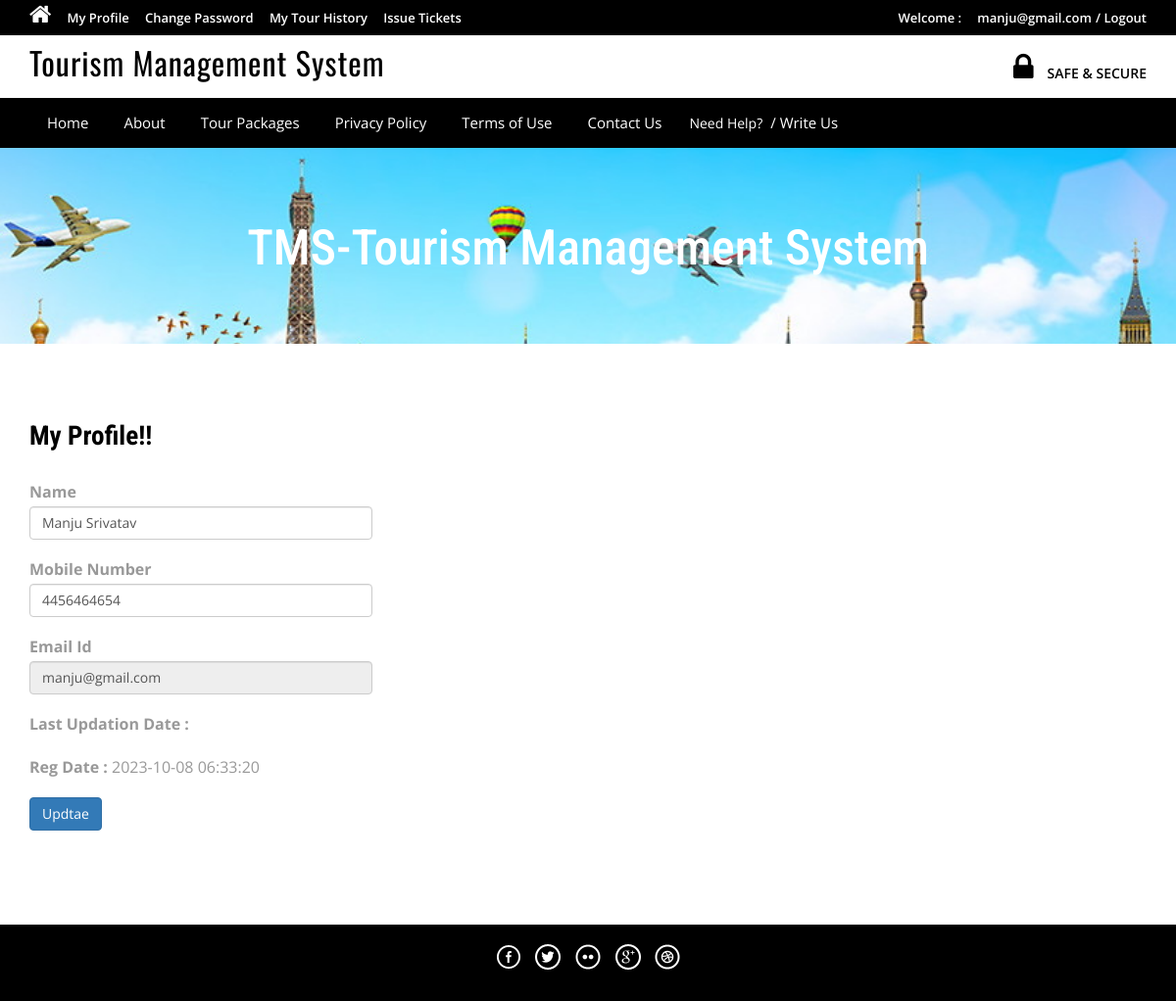
Page /profile.php (signed in) on the committed database.
### tables this page shows
CREATE TABLE `tblusers` (
  `id` int(11) NOT NULL,
  `FullName` varchar(100) DEFAULT NULL,
  `MobileNumber` char(10) DEFAULT NULL,
  `EmailId` varchar(70) DEFAULT NULL,
  `Password` varchar(100) DEFAULT NULL,
  `RegDate` timestamp NULL DEFAULT current_timestamp(),
  `UpdationDate` timestamp NULL DEFAULT NULL ON UPDATE current_timestamp()
);

### profile.php (the view, shortened to what this page needs)
<?php
include('includes/config.php');
if(strlen($_SESSION['login'])==0)
	{
header('location:index.php');
}
else{
?>
<!DOCTYPE HTML>
<html>
<head>
<link href="css/bootstrap.css" rel='stylesheet' type='text/css' />
<link href="css/style.css" rel='stylesheet' type='text/css' />
<link href="css/font-awesome.css" rel="stylesheet">
<link href="css/animate.css" rel="stylesheet" type="text/css" media="all">
</head>
<body>
<div class="top-header">
<?php include('includes/header.php');?>
<div class="banner-1 ">
	<div class="container">
		<h1 class="wow zoomIn animated animated" data-wow-delay=".5s" style="visibility: visible; animation-delay: 0.5s; animation-name: zoomIn;">TMS-Tourism Management System</h1>
	</div>
</div>
<div class="privacy">
	<div class="container">
		<h3 class="wow fadeInDown animated animated" data-wow-delay=".5s" style="visibility: visible; animation-delay: 0.5s; animation-name: fadeInDown;">My Profile!!</h3>
		<form name="chngpwd" method="post">
<?php
$useremail=$_SESSION['login'];
$sql = "SELECT * from tblusers where EmailId=:useremail";
$query = $dbh -> prepare($sql);
$query -> bindParam(':useremail',$useremail, PDO::PARAM_STR);
$query->execute();
$results=$query->fetchAll(PDO::FETCH_OBJ);
if($query->rowCount() > 0)
{
foreach($results as $result)
{	?>
	<p style="width: 350px;">
			<b>Name</b>  <input type="text" name="name" value="<?php echo htmlentities($result->FullName);?>" class="form-control" id="name" required="">
	</p>
<p style="width: 350px;">
<b>Mobile Number</b>
<input type="text" class="form-control" name="mobileno" maxlength="10" value="<?php echo htmlentities($result->MobileNumber);?>" id="mobileno"  required="">
</p>
<p style="width: 350px;">
<b>Email Id</b>
	<input type="email" class="form-control" name="email" value="<?php echo htmlentities($result->EmailId);?>" id="email" readonly>
			</p>
<p style="width: 350px;">
<b>Last Updation Date : </b>
</p>
<p style="width: 350px;">
<b>Reg Date :</b>
<?php echo htmlentities($result->RegDate);?>
			</p>
<?php }} ?>
			<p style="width: 350px;">
<button type="submit" name="submit6" class="btn-primary btn">Updtae</button>
			</p>
			</form>
	</div>
</div>
<?php include('includes/footer.php');?>
</body>
</html>
<?php } ?>

### css/style.css (style rules this page uses)
html, body { font-size: 100%; background: #ffffff; font-family: 'Open Sans', sans-serif; }
h1,h2,h3,h4,h5,h6 { margin:0; font-family: 'Roboto Condensed', sans-serif; }
p { margin:0; }
.top-header { background-color: #000000; border-bottom: 0 none; height: 36px; line-height: 35px; }
.banner-1 { background: url(../images/3.jpg)no-repeat; background-size: cover; -webkit-background-size: cover; -o-background-size: cover; -ms-background-size: cover; -moz-background-size: cover; min-height:200px; }
.banner-1 h1 { font-size: 50px; margin-bottom: 40px; padding: 1.5em 0 0; text-align: center; color: #ffffff; }
.privacy h3 { color: #000000; font-size: 1.7em; font-weight: 700; margin-bottom: 1em; }
.privacy { padding: 5em 0; }
.privacy p { font-size: 1em; line-height: 1.8em; color: #999; margin: 1em 0; }

### rows in the picture
tblusers: name "Manju Srivatav", mobileno "4456464654", email "manju@gmail.com", RegDate "2023-10-08 06:33:20"

### other values in the picture
$_SESSION['login'] "manju@gmail.com"
